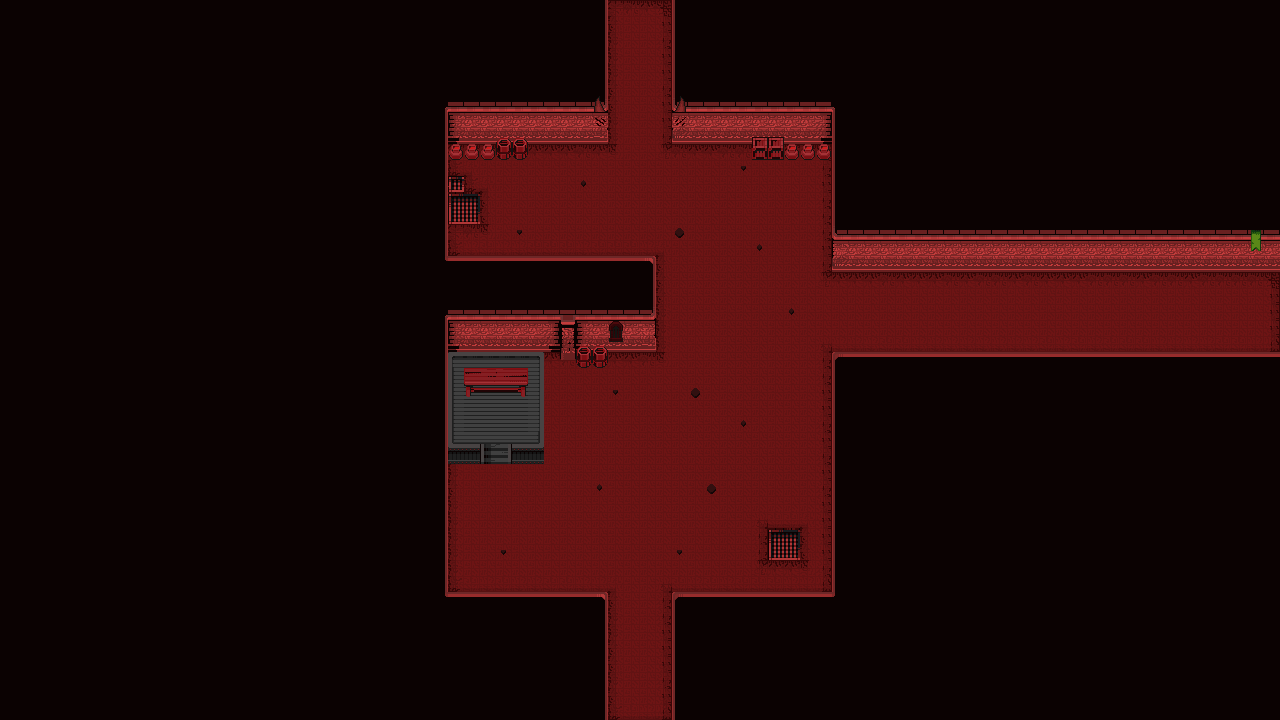

A 2D game scene composited from a Tiled map and its tileset images. What follows is a short description and the map's XML, with each tile layer's data collapsed to a summary:
An orthogonal 80x45 tile map with 16x16 px tiles, 4 tile layers (Suelo, Pared, Decoracion, Decoracion2), 2 tilesets and 5 objects.

<map version="1.9" tiledversion="1.9.2" orientation="orthogonal" renderorder="right-down" width="80" height="45" tilewidth="16" tileheight="16" infinite="0" nextlayerid="6" nextobjectid="11">
 <tileset firstgid="1" name="InfernalTiles" tilewidth="16" tileheight="16" tilecount="625" columns="25">
  <image source="InfernalTiles.png" width="400" height="400" />
 </tileset>
 <tileset firstgid="626" name="InfernalProps" tilewidth="16" tileheight="16" tilecount="625" columns="25">
  <image source="InfernalProps.png" width="400" height="400" />
 </tileset>
 <layer id="2" name="Suelo" width="80" height="45">
  <properties>
   <property name="Draw" type="bool" value="true" />
   <property name="Navigation" type="bool" value="false" />
  </properties>
  <data>[3600 cells, 3600 non-empty, 17 distinct tile ids]</data>
 </layer>
 <layer id="1" name="Pared" width="80" height="45">
  <properties>
   <property name="Draw" type="bool" value="true" />
   <property name="Navigation" type="bool" value="false" />
  </properties>
  <data>[3600 cells, 2799 non-empty, 29 distinct tile ids]</data>
 </layer>
 <layer id="3" name="Decoracion" width="80" height="45">
  <properties>
   <property name="Draw" type="bool" value="true" />
   <property name="Navigation" type="bool" value="false" />
  </properties>
  <data>[3600 cells, 102 non-empty, 41 distinct tile ids]</data>
 </layer>
 <layer id="4" name="Decoracion2" width="80" height="45">
  <properties>
   <property name="Draw" type="bool" value="true" />
   <property name="Navigation" type="bool" value="false" />
  </properties>
  <data>[3600 cells, 12 non-empty, 10 distinct tile ids]</data>
 </layer>
 <objectgroup id="5" name="Colliders">
  <properties>
   <property name="Platform" type="bool" value="true" />
  </properties>
  <object id="1" x="608" y="0">
   <polygon points="0,0 0,128 -80,128 -80,144 -160,144 -160,256 48,256 48,336 0,336 0,352 -160,352 -160,592 0,592 0,720 -608,720 -608,0" />
  </object>
  <object id="2" x="544" y="352.125">
   <polygon points="0,0 0,104.375 -32,104.375 -32,95.875 0,95.875" />
  </object>
  <object id="3" x="480" y="448">
   <polygon points="0,0 0,8.5 -31.9375,8.4375 -32,0" />
  </object>
  <object id="4" x="672" y="720">
   <polygon points="0,0 0,-128 160,-128 160,-368 608,-368 608,0" />
  </object>
  <object id="5" x="672" y="0">
   <polygon points="0,0 0,128 80,128 80,144 160,144 160,256 608,256 608,0" />
  </object>
 </objectgroup>
</map>
